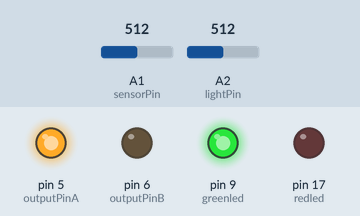
Bench run of a sketch on a simulated Arduino Uno, built with avr-gcc and run on an emulated ATmega328P. Parts: output pins drawn as LEDs (lit = HIGH). Inputs (shaded band) come from the test bench; at power-on: A2 (lightPin) = 512, A1 (sensorPin) = 512.

Above: at 2.2 s.
2.3 s: A2 (lightPin) set to 411
At 3.6 s:
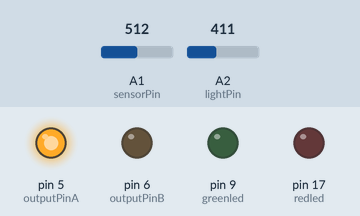
5.3 s: A2 (lightPin) set to 389
At 8.0 s:
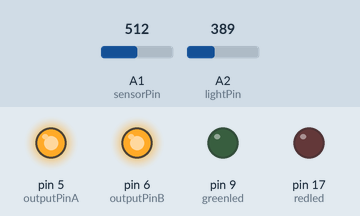
8.3 s: A1 (sensorPin) set to 854
10.7 s: A1 (sensorPin) set to 880
At 12.3 s:
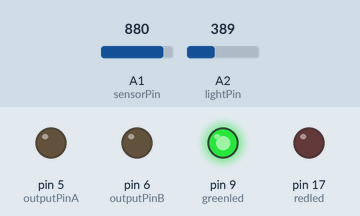
Timing chart, 0 to 13.8 s (numbered marks = the images above; inputs shaded):
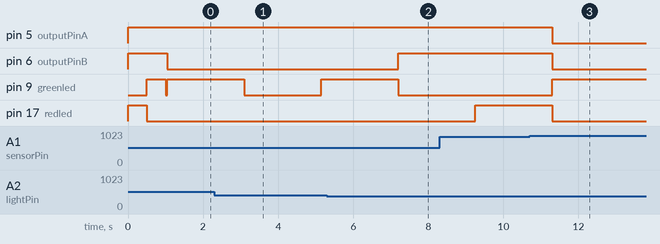

The sketch:

Battery-Saver.ino
```cpp
#include "Arduino.h"
#include <avr/power.h>
#include <avr/sleep.h>
#include <avr/wdt.h>


// Enable this to have info output on Serial when running.
#undef TCDEBUG

// Coloured LEDs are set depending on battery status
// Adjust these to match your own setup.
int redled = 17; // built-in LED on arduino micro
int greenled = 9;

// The pin the (divided) battery voltage is attached to:
int sensorPin = A1;

// The pin the light sensor is attached to:
int lightPin = A2;

// OutputPins
// Pin A - enabled when there's enough power and no light
int outputPinA = 5;
// Pin B - enabled when there's enough power.
int outputPinB = 6;


bool long_running = false;

void led_setup(int pin) {
    pinMode(pin, OUTPUT);
    digitalWrite(pin, HIGH);
    delay(500);
    digitalWrite(pin, LOW);
}

void enable_relay(int pin) {
    digitalWrite(pin, LOW);
}

void disable_relay(int pin) {
    digitalWrite(pin, HIGH);
}

void blank_leds() {
    digitalWrite(redled, LOW);
    digitalWrite(greenled, LOW);
}

void enable_one_led(int pin) {
    blank_leds();
    digitalWrite(pin, HIGH);
}

void flash_one_led(int pin) {
    static int status = 0;
    blank_leds();
    if (status) {
        status=0;
    }
    else {
        status = 1;
        digitalWrite(pin, HIGH);
    }
}

void setup() {
    int leds[] = { redled, greenled };

    // Enable INPUT+pull-up on all pins; this does save ~10mA
    for (int i=0; i <= 19; i++) {
        pinMode(i, INPUT);
        digitalWrite(i, HIGH); // enables pull-up on input
    }

    power_spi_disable();

    // Now setup the ones we actually want to output upon..
    pinMode(outputPinA, OUTPUT);
    pinMode(outputPinB, OUTPUT);
    disable_relay(outputPinA);
    disable_relay(outputPinB);
    for (int i=0; i<2; i++) {
        led_setup(leds[i]);
    }
#ifdef TCDEBUG
    Serial.begin(38400);
#endif
}

// Low Power Delay.  Drops the system clock
// to its lowest setting and sleeps for 256*quarterSeconds milliseconds.
// Except in my actual experience, this doesn't seem to work as described.
// It definitely drops power draw, but doesn't take anywhere near as long as n*256 ms
// and large values of n seem to crash my board. WTF?
void lpDelay(int quarterSeconds) {
    // clock_div_t previous_speed;
    // previous_speed = clock_prescale_get();

    delay(16); // required or else shit seems to go wrong

    clock_prescale_set(clock_div_256); // 1/256 speed == 60KHz

    delay(quarterSeconds);  // since the clock is slowed way down, delay(n) now acts like delay(n*256)

    //clock_prescale_set(previous_speed); // restore original speed
    clock_prescale_set(clock_div_1); // back to full speed

    delay(16); // required or else shit seems to go wrong
}


/*
  Here follows code to drop the Arduino into sleep mode until it's woken
  up by a time-out at 8 seconds.
  Unfortunately.. it didn't seem to work properly for me, and I haven't
  had time to work out why.
*/

ISR(WDT_vect)
{
  // does nothing
}

int watchdog_enabled = 0;
void enable_watchdog() {
  // Clear the reset flag, the WDRF bit (bit 3) of MCUSR.
  MCUSR = MCUSR & B11110111;

// Set the WDCE bit (bit 4) and the WDE bit (bit 3)
// of WDTCSR. The WDCE bit must be set in order to
// change WDE or the watchdog prescalers. Setting the
// WDCE bit will allow updtaes to the prescalers and
// WDE for 4 clock cycles then it will be reset by
// hardware.
  WDTCSR = WDTCSR | B00011000;

  // Set the watchdog timeout prescaler value to 1024 K
  // which will yeild a time-out interval of about 8.0 s.
  WDTCSR = B00100001;

  // Enable the watchdog timer interupt.
  WDTCSR = WDTCSR | B01000000;
  MCUSR = MCUSR & B11110111;
}

void enterSleep(void)
{
  if (watchdog_enabled == 0) {
    enable_watchdog();
    watchdog_enabled = 1;
  }
  set_sleep_mode(SLEEP_MODE_PWR_SAVE);
  sleep_enable();
  sleep_mode();

  sleep_disable(); /* First thing to do is disable sleep. */
  delay(100); // let things settle
}

/* End of sleep-mode code */


void loop() {
    int lightAcc = 0;
    int voltageAcc = 0;
    float voltage, light;

    voltageAcc += analogRead(sensorPin);
    lightAcc += analogRead(lightPin);
    delay(25);
    voltageAcc += analogRead(sensorPin);
    lightAcc += analogRead(lightPin);
    delay(25);
    voltageAcc += analogRead(sensorPin);
    lightAcc += analogRead(lightPin);

    light = float(lightAcc)/float(3.0);

#ifdef TCDEBUG
    Serial.print("Average voltage ADC: ");
    Serial.println(voltageAcc/3.0);
    Serial.print("Average light ADC: ");
    Serial.println(light);
#endif

    // Using a voltage divider means we get a third of the real
    // value. We then take three readings, though, accumulating them.
    // Multiply by 5 given that analogRead's 1024=5V
    // Then finally divide the result out to get to the 12V reading.
    voltage = float(voltageAcc) / float(212.0);

#ifdef TCDEBUG
    Serial.print("Voltage: ");
    Serial.println(voltage); // automatically fixed to 2 decimal places
#endif


/*
   The objective of this section is to switch the relays on and off depending
   on voltage. There is a gap between the turn-on and turn-off points so as
   to avoid flapping between the two states when close, as the voltage will
   read higher when there is no load connected compared to when there is.
*/

    if (light > 400 || voltage > 12.9) {
        // ie. We're charging, so there's lots of sun
        // So disable the lighting relay.
        flash_one_led(greenled);
        disable_relay(outputPinA);
        enable_relay(outputPinB);
    }
    else if (voltage > 12.3) {
        enable_one_led(greenled);
        enable_relay(outputPinA);
        enable_relay(outputPinB);
    }
    else if (voltage < 11.8) {
        flash_one_led(redled);
        disable_relay(outputPinA);
        disable_relay(outputPinB);
    }
    else {
        // between 11.8 and 12.3:
        enable_one_led(redled);
    }

    // Delay for longer if we're running on very low power, but only after
    // we've been running for long enough to reprogram or power settles.
    if (millis() < 12000) {
        delay(2000);
    }
    else {
#ifdef TCDEBUG
        Serial.println("pausing");
        delay(2000);
#else
        lpDelay(20);
        //enterSleep();
#endif
    }
}
```

Measured:
- the behaviour switches between 401 and 400 on A2 (lightPin) (found by bisection; images 1 and 2)
- the behaviour switches between 869 and 870 on A1 (sensorPin) (found by bisection; images 2 and 3)
- after the input at 5.3 s, pin 6 (outputPinB): LOW → HIGH after 1.9 s
- after the input at 10.7 s, pin 5 (outputPinA), pin 6 (outputPinB), pin 17 (redled): HIGH → LOW after 0.60 s; pin 9 (greenled): LOW → HIGH after 0.60 s
